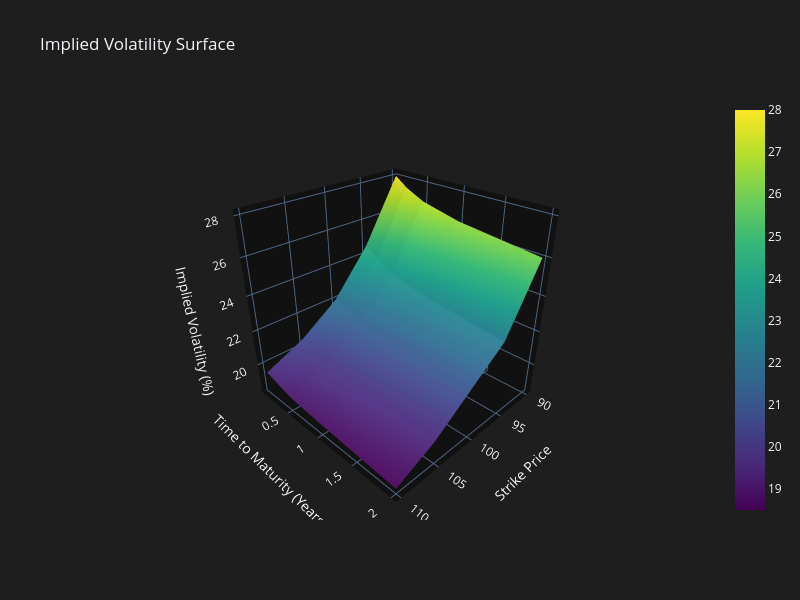

This figure's notebook cell:
### Markdown cell above
### The Implied Volatility Surface

Implied Volatility is simply the volatility required to produce the equilibrium option price under the Black-Scholes framework where the market and contract dictate the rest of the parameters.  With this we can visualize an important concept: **The Implied Volatility Surface**. 

In practice, the implied volatility surface is constructed using

- OTM Puts
- ATM Call/Put which should exhibit the same Implied Volatility by Put/Call Parity
- OTM Calls

at different moneynesses/strikes and times of maturity.  We get to pick the grid!

The following is an example of what an equity volatility surface might look like.

- The downside is priced more expensive than the upside (*fear is on the downside*)

- Something like options on commodities may exhibit the same behavior but in the opposite direction (*fear is on the upside*)

### Code cell
import numpy as np
import plotly.graph_objects as go

# Data for the volatility surface
strikes = [90, 95, 100, 105, 110]
maturities = [1/12, 3/12, 6/12, 1, 2]  # in years
maturity_labels = ['1 Month', '3 Months', '6 Months', '1 Year', '2 Years']

# Volatility values (in %)
vols = np.array([
    [28.0, 24.5, 22.0, 20.5, 19.5],  # 1 month
    [27.5, 24.0, 21.8, 20.3, 19.3],  # 3 months
    [27.0, 23.5, 21.5, 20.0, 19.0],  # 6 months
    [26.5, 23.0, 21.2, 19.8, 18.8],  # 1 year
    [26.0, 22.5, 21.0, 19.5, 18.5]   # 2 years
])

# Create meshgrid for 3D surface
X, Y = np.meshgrid(strikes, maturities)

# Create the 3D surface plot
fig = go.Figure(data=[go.Surface(
    x=X,
    y=Y,
    z=vols,
    colorscale='viridis'
)])

# Update layout
fig.update_layout(
    title='Implied Volatility Surface',
    scene=dict(
        xaxis_title='Strike Price',
        yaxis_title='Time to Maturity (Years)',
        zaxis_title='Implied Volatility (%)',
        camera=dict(
            eye=dict(x=1.5, y=1.5, z=1.2)
        )
    ),
    width=800,
    height=600,
    template='plotly_dark',
    paper_bgcolor='rgb(30,30,30)',
    plot_bgcolor='rgb(30,30,30)'
)

# Show the plot
fig.show()

### Figure 1 — Plotly figure (JSON) as saved in the notebook; plotly's stock layout.template omitted (floating-point values rounded to 4 significant figures)
{"data": [{"colorscale": [[0, "#440154"], [0.1111, "#482878"], [0.2222, "#3e4989"], [0.3333, "#31688e"], [0.4444, "#26828e"], [0.5556, "#1f9e89"], [0.6667, "#35b779"], [0.7778, "#6ece58"], [0.8889, "#b5de2b"], [1, "#fde725"]], "type": "surface", "x": [[90, 95, 100, 105, 110], [90, 95, 100, 105, 110], [90, 95, 100, 105, 110], [90, 95, 100, 105, 110], [90, 95, 100, 105, 110]], "y": [[0.08333, 0.08333, 0.08333, 0.08333, 0.08333], [0.25, 0.25, 0.25, 0.25, 0.25], [0.5, 0.5, 0.5, 0.5, 0.5], [1, 1, 1, 1, 1], [2, 2, 2, 2, 2]], "z": [[28, 24.5, 22, 20.5, 19.5], [27.5, 24, 21.8, 20.3, 19.3], [27, 23.5, 21.5, 20, 19], [26.5, 23, 21.2, 19.8, 18.8], [26, 22.5, 21, 19.5, 18.5]]}], "layout": {"height": 600, "paper_bgcolor": "rgb(30,30,30)", "plot_bgcolor": "rgb(30,30,30)", "scene": {"camera": {"eye": {"x": 1.5, "y": 1.5, "z": 1.2}}, "xaxis": {"title": {"text": "Strike Price"}}, "yaxis": {"title": {"text": "Time to Maturity (Years)"}}, "zaxis": {"title": {"text": "Implied Volatility (%)"}}}, "title": {"text": "Implied Volatility Surface"}, "width": 800}}
